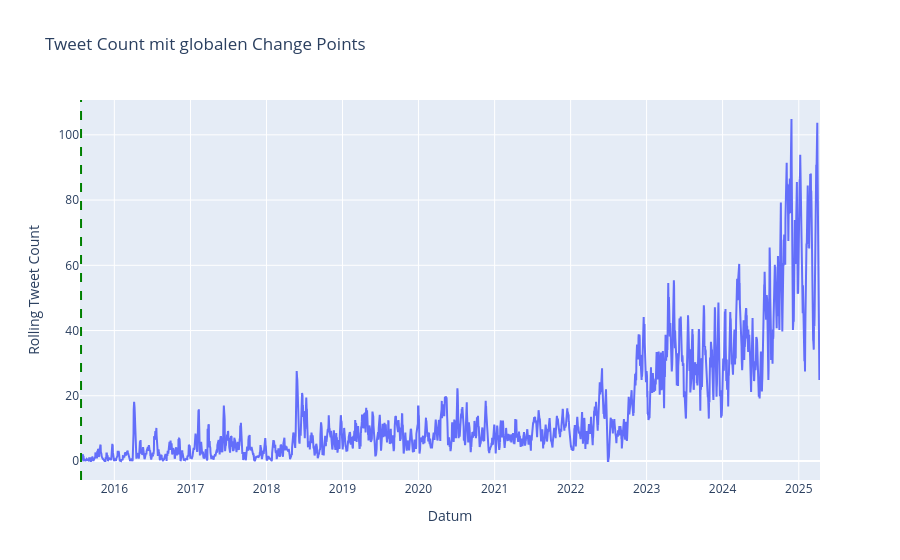

Here is the notebook cell this chart was saved with:
### Code cell
# === 1. Daten vorbereiten ===
# Kombiniere alle relevanten Features außer dem Datum
all_features = final_daily_df.drop(columns=["date"])  # shape: (n_samples, n_features)

# Skaliere die Daten (Standardisierung auf Mittelwert 0, Std 1)
scaler = StandardScaler()
features_scaled = scaler.fit_transform(all_features.values)

# === 2. Ruptures: Change Point Detection auf allen Features gemeinsam ===
model = rpt.Binseg(model="l2")  # Du kannst auch "l2" ausprobieren
n_bkps = 3  # Anzahl der Breakpoints, je nach Datensatz anpassen
model.fit(features_scaled)
joint_breakpoints = model.predict(n_bkps=n_bkps)

# === 3. Visualisierung auf Tweet Count (kann auch auf andere übertragen werden) ===
fig1 = go.Figure()

# Plot der Rolling Tweet Count Zeitreihe
fig1.add_trace(go.Scatter(
    x=final_daily_df["date"],
    y=final_daily_df["tweet_count"].rolling(window=7, min_periods=1).mean(),
    mode='lines',
    name='Tweet Count (Rolling)'
))

# Füge globale Breakpoints als vertikale Linien hinzu
for bkp in joint_breakpoints[:-1]:  # Letzten Punkt weglassen (Ende der Zeitreihe)
    fig1.add_vline(
        x=final_daily_df["date"].iloc[bkp],
        line=dict(color="green", dash="dash"),
        name="Global Breakpoint"
    )

fig1.update_layout(
    title="Tweet Count mit globalen Change Points",
    xaxis_title="Datum",
    yaxis_title="Rolling Tweet Count"
)

fig1.show()

# === 4. Ausgabe der Breakpoints im Terminal ===
print("Detected joint breakpoints (indices):", joint_breakpoints)
print("Breakpoints as dates:", final_daily_df['date'].iloc[joint_breakpoints[:-1]].tolist())

### Figure 1 — Plotly figure (JSON) as saved in the notebook; plotly's stock layout.template omitted (floating-point values rounded to 4 significant figures; data arrays with more than 128 entries replaced by an {"elided": "..."} marker saying what was removed)
{"data": [{"mode": "lines", "name": "Tweet Count (Rolling)", "type": "scatter", "x": {"elided": "3556 str values"}, "y": {"elided": "3556 float values"}}], "layout": {"shapes": [{"line": {"color": "green", "dash": "dash"}, "name": "Global Breakpoint", "type": "line", "x0": "2015-07-25T00:00:00", "x1": "2015-07-25T00:00:00", "xref": "x", "y0": 0, "y1": 1, "yref": "y domain"}], "title": {"text": "Tweet Count mit globalen Change Points"}, "xaxis": {"title": {"text": "Datum"}}, "yaxis": {"title": {"text": "Rolling Tweet Count"}}}}
